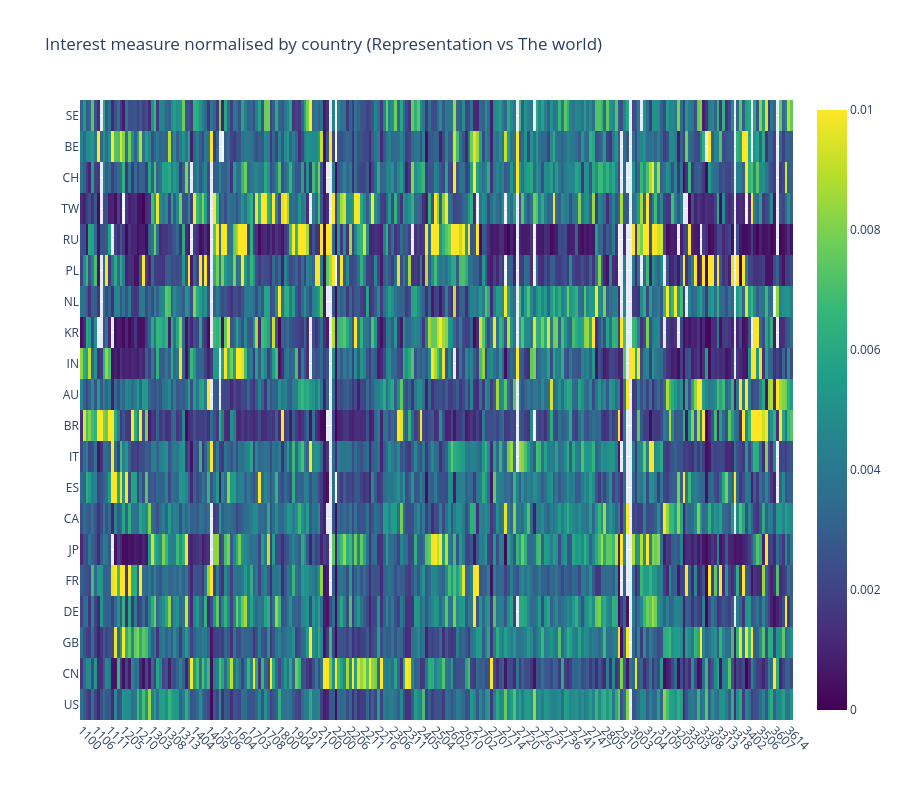

Notebook source saved alongside this figure:
### Code cell
uf.plotly_heatmap(
    # df_country_subfield_norm_world_norm,
    # y_labels=df_country_subfield_norm_world.index.astype(str).to_list(),
    df_country_subfield_norm_world_norm.loc[uf.top_n_countries_by_articles(20)],
    y_labels=uf.top_n_countries_by_articles(20),
    x_labels=df_country_subfield_norm_world.columns.astype(str).to_list(),
    y_type="country",
    x_type="subfield",
    y_name="Country",
    x_name="Subfield",
    title="Interest measure normalised by country (Representation vs The world)",
    line_height=40,
    z_min=0, z_max=0.01
)

### Figure 1 — Plotly figure (JSON) as saved in the notebook; plotly's stock layout.template omitted (floating-point values rounded to 4 significant figures; data arrays with more than 128 entries replaced by an {"elided": "..."} marker saying what was removed)
{"data": [{"colorscale": [[0.0, "#440154"], [0.1111, "#482878"], [0.2222, "#3e4989"], [0.3333, "#31688e"], [0.4444, "#26828e"], [0.5556, "#1f9e89"], [0.6667, "#35b779"], [0.7778, "#6ece58"], [0.8889, "#b5de2b"], [1.0, "#fde725"]], "customdata": {"elided": "20x252x2 str values"}, "hovertemplate": "<b>Subfield: </b>%{customdata[0]}<br><b>Country: </b>%{customdata[1]}<br><b>Z: </b> %{z:.3f}<br><extra></extra>", "x": {"elided": "252 str values"}, "y": ["SE", "BE", "CH", "TW", "RU", "PL", "NL", "KR", "IN", "AU", "BR", "IT", "ES", "CA", "JP", "FR", "DE", "GB", "CN", "US"], "z": {"elided": "20x252 float values"}, "zmax": 0.01, "zmin": 0, "type": "heatmap"}], "layout": {"xaxis": {"tickangle": 45, "automargin": true}, "yaxis": {"autorange": "reversed", "automargin": true}, "title": {"text": "Interest measure normalised by country (Representation vs The world)"}, "height": 800}}
